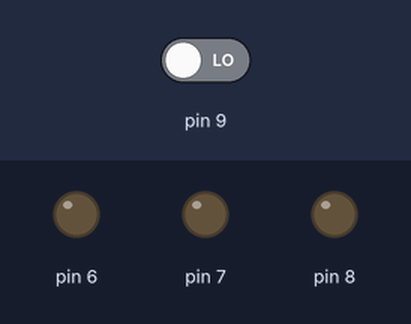
A sketch run on a simulated Arduino Uno, built with avr-gcc and run on an emulated ATmega328P. Parts: output pins drawn as LEDs (lit = HIGH). Inputs (shaded band) come from the test bench; at power-on: pin 9 LOW.

Above: at 1.2 s.
1.3 s: pin 9 driven HIGH
At 1.9 s:
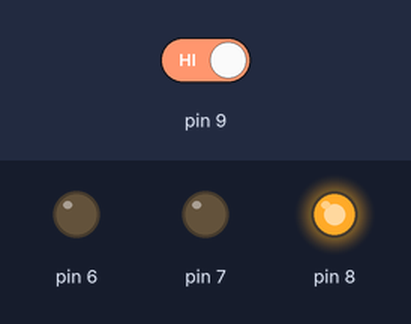
Timing chart, 0 to 4.3 s (numbered marks = the images above; inputs shaded):
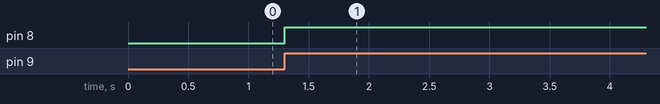

Measured:
- after the input at 1.3 s, pin 8: LOW → HIGH at once

The sketch:

Opdracht8_raspberrypi.ino
```cpp
int LED[] = {6, 7};
int status[] = {LOW, HIGH};
int signalState = LOW;
int signal2State = LOW;


void setup() {
  // put your setup code here, to run once:
  pinMode(9, INPUT);
  for(int i : LED) pinMode(i, OUTPUT);
  pinMode(8, OUTPUT);
}

void loop() {
  // put your main code here, to run repeatedly:
  //digitalWrite(6, digitalRead(10));
  //digitalWrite(7, !digitalRead(10));
  //digitalWrite(11, digitalRead(13));
  if(signal2State) signal2State = digitalRead(9);
  if(digitalRead(9) != signal2State) {
    signalState = (signalState == LOW) ? HIGH : LOW;
    digitalWrite(8, signalState);
    signal2State = HIGH;
  }
}
```
